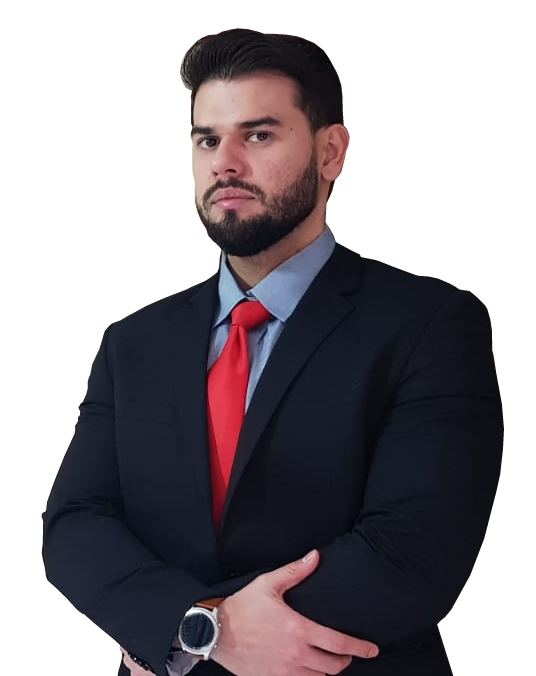
#> input picture material/rogerio/recortada-1.png, 536 x 676 px
$ python imagens.py
#> lines starting #> are read from the running program, lines starting #| are printed output that depends on the picture
#> further down, ret is the input picture: PIL image 536x676 RGBA; mean R, G, B, A 147.2, 141.9, 146.9, 135.9
"""Prepara as imagens do site a partir de material/rogerio/ e grava em public/img/.

- advogado.webp: o retrato recortado (sem fundo), ampliado para 2x, com a borda
  clara do recorte limpa (o recorte original foi feito em fundo branco).
- escritorio.webp: a foto do card (3:2). Enquanto não houver uma foto dele no
  escritório, é montada com o mesmo retrato no terço direito, sobre um fundo escuro.

Uso: python3 scripts/imagens.py   (precisa do Pillow)
"""
from pathlib import Path
from PIL import Image, ImageFilter, ImageChops, ImageDraw

RAIZ = Path(__file__).resolve().parent.parent
FONTE = RAIZ / 'material' / 'rogerio'
SAIDA = RAIZ / 'public' / 'img'
SAIDA.mkdir(parents=True, exist_ok=True)


def limpa_borda(im):
    """Tira o halo branco do recorte: encolhe o alfa 1 px e escurece a franja."""
    r, g, b, a = im.split()
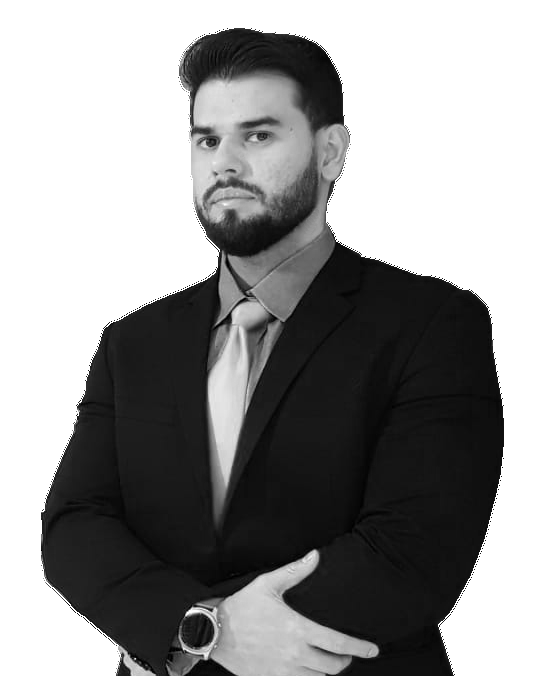
#> r: PIL image 536x676 L; min 0, max 255, mean 147.2
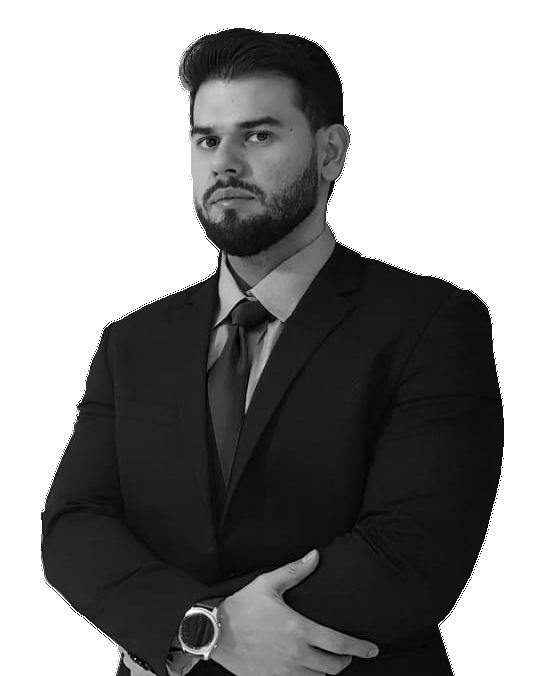
#> g: PIL image 536x676 L; min 0, max 255, mean 141.9
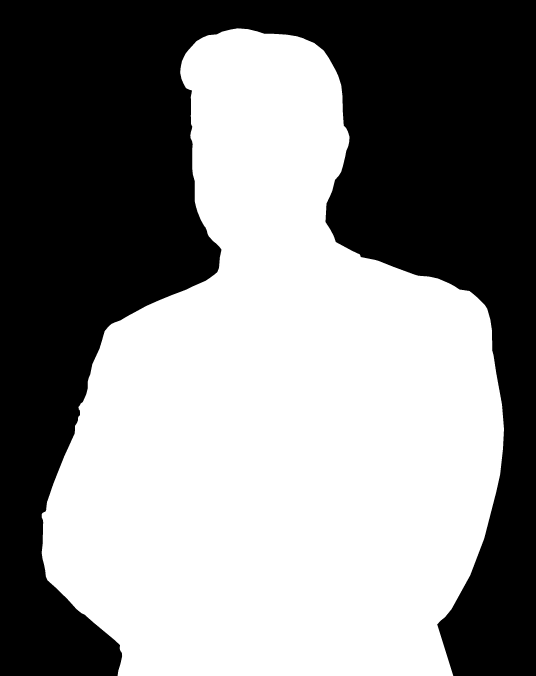
#> a: PIL image 536x676 L; min 0, max 255, mean 135.9
    a2 = a.filter(ImageFilter.MinFilter(3))
    franja = ImageChops.subtract(a, a2)  # onde a borda foi comida
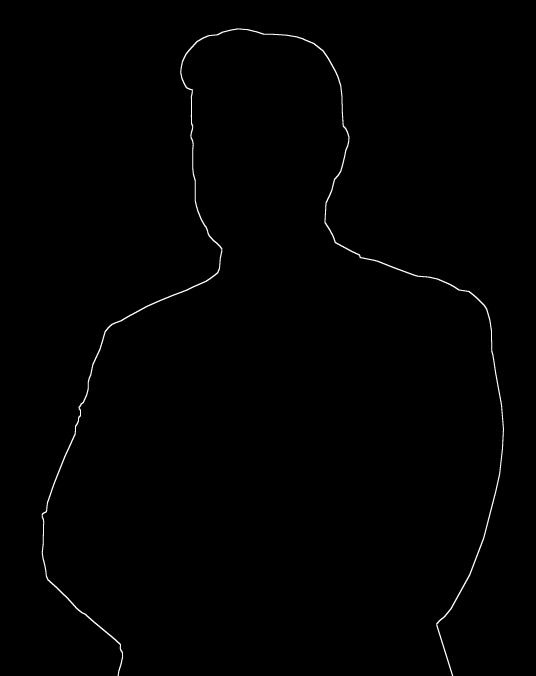
#> franja: PIL image 536x676 L; min 0, max 255, mean 1.5
    escuro = Image.new('RGB', im.size, (20, 22, 26))
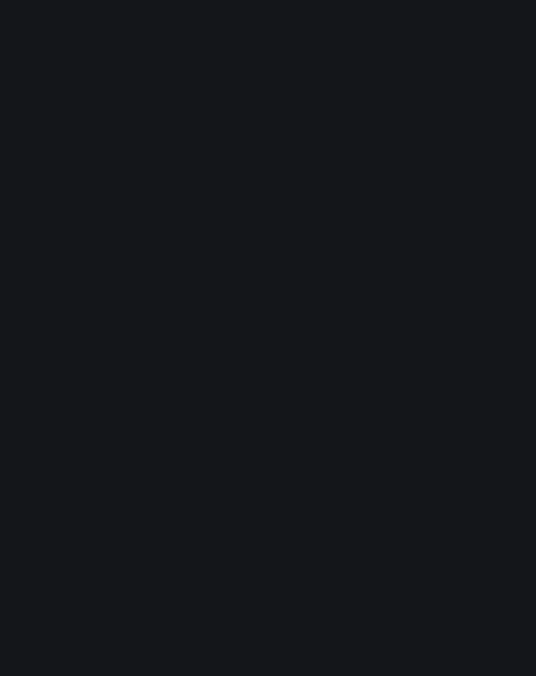
#> escuro: PIL image 536x676 RGB; mean R, G, B 20, 22, 26
    rgb = Image.merge('RGB', (r, g, b))
    rgb = Image.composite(escuro, rgb, franja.point(lambda v: 255 if v > 0 else 0))
    a2 = a2.filter(ImageFilter.GaussianBlur(0.6))
    return Image.merge('RGBA', (*rgb.split(), a2))


ret = Image.open(FONTE / 'recortada-1.png').convert('RGBA')
ret = limpa_borda(ret)
ret2 = ret.resize((ret.width * 2, ret.height * 2), Image.LANCZOS)
ret2.save(SAIDA / 'advogado.webp', 'WEBP', quality=88, method=6)
print('advogado.webp', ret2.size)
#| advogado.webp (1072, 1352)

# a foto do card: 1800 × 1200, retrato no terço direito, fundo escuro com luz suave
W, H = 1800, 1200
fundo = Image.new('RGB', (W, H), (14, 15, 18))
luz = Image.new('L', (W, H), 0)
#> luz: PIL image 1800x1200 L; every value is 0
d = ImageDraw.Draw(luz)
d.ellipse((900, -200, 1900, 900), fill=120)
luz = luz.filter(ImageFilter.GaussianBlur(220))
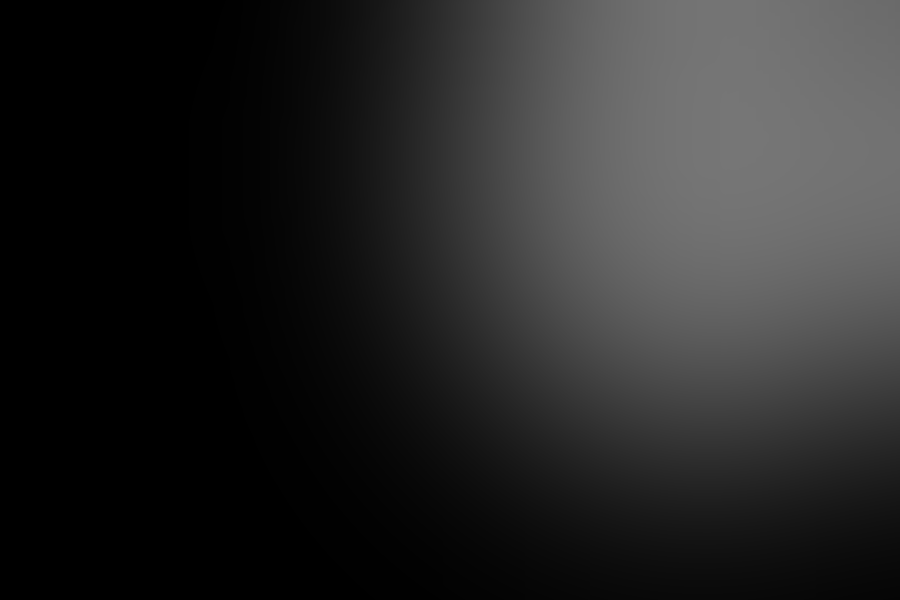
#> luz: PIL image 1800x1200 L (shown at 1/2 size); min 0, max 118, mean 38.5
fundo = Image.composite(Image.new('RGB', (W, H), (70, 74, 82)), fundo, luz)
alt = 1150
larg = round(ret.width * alt / ret.height * 2) // 2
#> larg = 912
pessoa = ret.resize((larg, alt), Image.LANCZOS)
x = 1250 - larg // 2
#> x = 794
fundo.paste(pessoa, (x, H - alt + 40), pessoa)
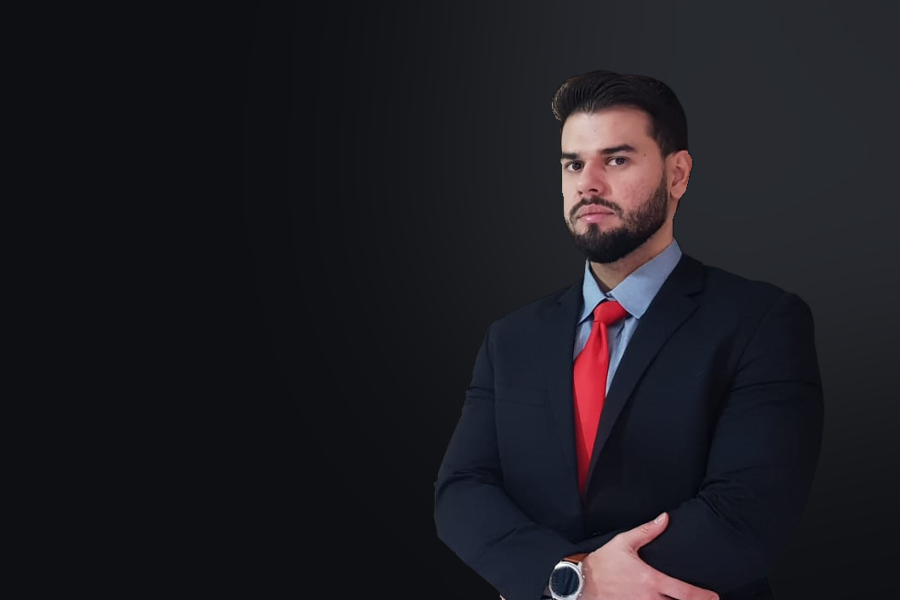
#> fundo: PIL image 1800x1200 RGB (shown at 1/2 size); mean R, G, B 28.9, 27.7, 32.8
fundo.save(SAIDA / 'escritorio.webp', 'WEBP', quality=84, method=6)
print('escritorio.webp', fundo.size)
#| escritorio.webp (1800, 1200)
